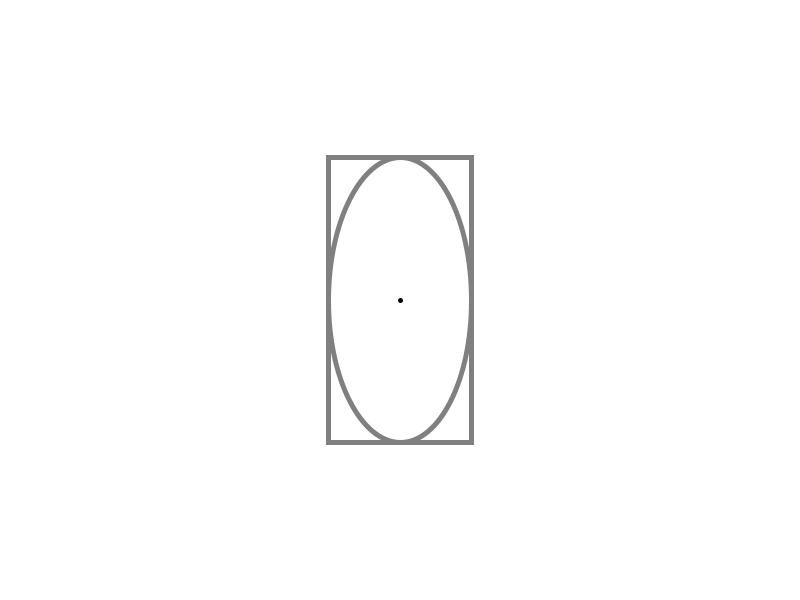
Frame 1 (no input)
Frame 60 (the mouse pressed at the canvas centre just before this capture): identical to frame 1, image omitted
Frame 120 (the mouse held since frame 60 and released just before this capture): identical to frame 1, image omitted

The Processing sketch that drew this single still picture (run headless with seeded random() and noise(); from frame 60 on, the mouse is pressed at the canvas centre):

// Processing sketch: d09_rules_repetition_randomness
// ── d09_rules_repetition_randomness.pde
/*******************************************************************************
 ** Demo #09
 **
 ** Pulling it all together and using the 3 R's of Creative Coding:
 **   - Rules
 **   - Repetition
 **   - Randomness
 *******************************************************************************/
float cx, cy;
float shapeSize = 200;
float t = 0;
float THIRD_TAU = TAU / 3;
float gridScale;
int rows, cols;
float xOff, yOff;

ElasticShape elasticCircle;
ElasticShape elasticSquare;
ElasticShape elasticTriangle;


void setup() {
  size(800, 600);
  background(white);
  cx = width / 2;
  cy = height / 2;
  rectMode(CENTER);
  ellipseMode(CENTER);
  noFill();

  // Reports and sets a specific seeds for repeatability.
  long rSeed = System.nanoTime();
  println("randomSeed:", rSeed);
  randomSeed(rSeed);

  long nSeed = System.nanoTime();
  println("randomSeed:", nSeed);
  noiseSeed(nSeed);

  // Calculations for fitting the number of shapes
  // across the screen with framing and centering
  int shapesAcross = 1;

  int frameSize = 15;
  float drawableWidth = width - frameSize * 2;
  float drawableHeight = height - frameSize * 2;

  shapeSize = shapesAcross > 1 ?
    drawableWidth / shapesAcross :
    min(drawableWidth, drawableHeight) / shapesAcross;

  gridScale = shapeSize;
  println(drawableWidth, drawableHeight, gridScale);
  cols = max(1, floor(drawableWidth / gridScale));
  rows = max(1, floor(drawableHeight / gridScale));

  xOff = frameSize + width % (frameSize * 2 + cols * gridScale) / 2;
  yOff = frameSize + height % (frameSize * 2 + rows * gridScale) / 2;

  println(xOff, yOff);

  // Create ElasticShape instances for Circle, Square, Triangle
  elasticCircle = new ElasticShape(green, shapeSize, new CircleRenderer());
  elasticSquare = new ElasticShape(red, shapeSize, new SquareRenderer());
  elasticTriangle = new ElasticShape(blue, shapeSize, new TriangleRenderer());
}

void draw() {
  background(white);

  //pushStyle();
  //noStroke();
  //fill(white, 10);
  //rect(0, 0, width * 2, height * 2);
  //popStyle();

  elasticCircle.update();
  elasticSquare.update();
  elasticTriangle.update();

  for (int col = 0; col < cols; col++) {
    for (int row = 0; row < rows; row++) {
      float x = xOff + col * gridScale + gridScale / 2;
      float y = yOff + row * gridScale + gridScale / 2;

      strokeWeight(5);
      stroke(black);
      point(x, y);

      stroke(gray);
      ellipse(x, y, shapeSize / 4, shapeSize / 2);

      elasticCircle.render(x, y);

      stroke(gray);
      rect(x, y, shapeSize / 4, shapeSize / 2);

      elasticSquare.render(x, y);

      pushMatrix();
      float angle = radians(t % 360);
      translate(x, y);
      rotate(angle);
      elasticTriangle.render(0, 0);
      popMatrix();
    }
  }

  //hud();

  t++;
}

// ── ElasticShape.pde
interface ShapeRenderer {
  void renderShape(float x, float y, float shapeSize);
}

class CircleRenderer implements ShapeRenderer {
  void renderShape(float x, float y, float shapeSize) {
    circle(x, y, shapeSize);
  }
}

class SquareRenderer implements ShapeRenderer {
  void renderShape(float x, float y, float shapeSize) {
    square(x, y, shapeSize);
  }
}

class TriangleRenderer implements ShapeRenderer {
  PVector v0 = new PVector();
  PVector v1 = new PVector();
  PVector v2 = new PVector();

  void renderShape(float x, float y, float shapeSize) {
    v0.set(shapeSize / 2 * cos(0), shapeSize / 2 * sin(0));
    v1.set(shapeSize / 2 * cos(THIRD_TAU), shapeSize / 2 * sin(THIRD_TAU));
    v2.set(shapeSize / 2 * cos(THIRD_TAU * 2), shapeSize / 2 * sin(THIRD_TAU * 2));
    triangle(v0.x, v0.y, v1.x, v1.y, v2.x, v2.y);

    stroke(purple);
    strokeWeight(10);
    float arcJitter = noise(t * .1) * QUARTER_PI;
    arc(x, y, shapeSize, shapeSize, 0 - arcJitter, 0);
    arc(x, y, shapeSize, shapeSize, THIRD_TAU - arcJitter, THIRD_TAU);
    arc(x, y, shapeSize, shapeSize, THIRD_TAU * 2 - arcJitter, THIRD_TAU * 2);
  }
}

class ElasticShape {
  color shapeColor;
  float maxSize;
  float minSize;
  float shapeSize;
  float sizeRate = 1;
  ShapeRenderer renderer;

  ElasticShape(color shapeColor, float maxSize, ShapeRenderer renderer) {
    this.maxSize = maxSize;
    this.shapeColor = shapeColor;
    this.renderer = renderer;
    minSize = random(.1, .8) * -maxSize;
    shapeSize = minSize;
  }

  void update() {
    if (shapeSize >= maxSize || shapeSize <= minSize) {
      sizeRate *= -1;
      shapeSize = constrain(shapeSize, minSize, maxSize);

      if (shapeSize == minSize) {
        minSize = random(.1, .8) * -maxSize;
      } else if (shapeSize == maxSize) {
        shapeColor = color(random(255), random(255), random(255));
      }
    }

    shapeSize += sizeRate;
  }

  void render(float x, float y) {
    if (shapeSize <= 0 ) {
      return;
    }

    stroke(shapeColor);
    renderer.renderShape(x, y, shapeSize);
  }
}

// ── color_pallette.pde
color white = color(255);
color black = color(0);
color gray = color(128);
color red = color(255, 0, 0);
color green = color(0, 150, 0);
color blue = color(0, 0, 255);
color purple = color(255, 0, 255);

// ── hud.pde
void hud() {
  pushStyle();
  noStroke();
  fill(black);
  textSize(24);

  String frameRateText = "FPS: " + round(frameRate);
  int hudWidth = ceil(textWidth(frameRateText));
  int padding = hudWidth;

  rectMode(CORNER);
  rect(0, 0,  padding, 48);

  fill(white);
  textAlign(CENTER, TOP);
  text(frameRateText, padding/2, 15);
  popStyle();
}
